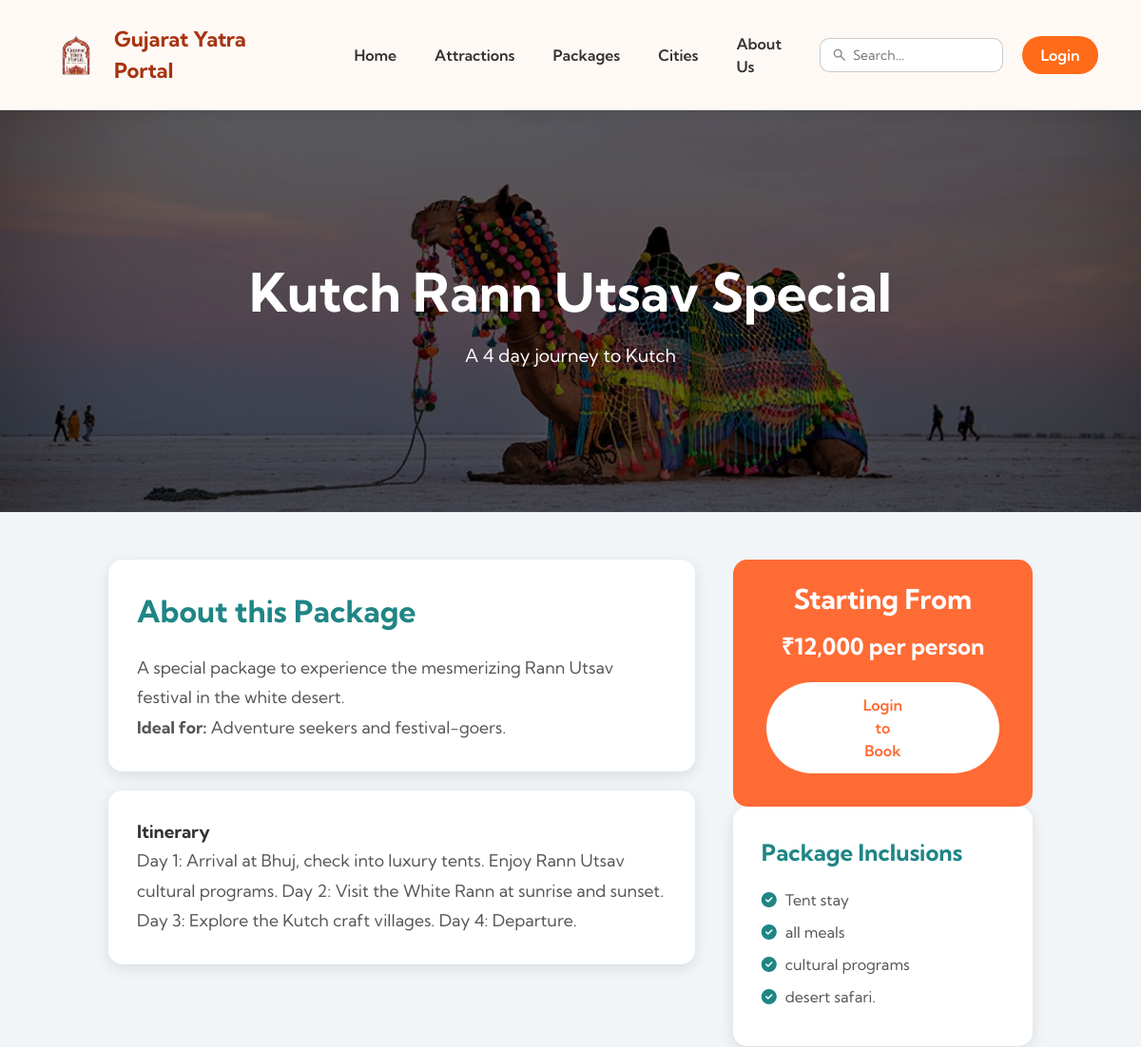
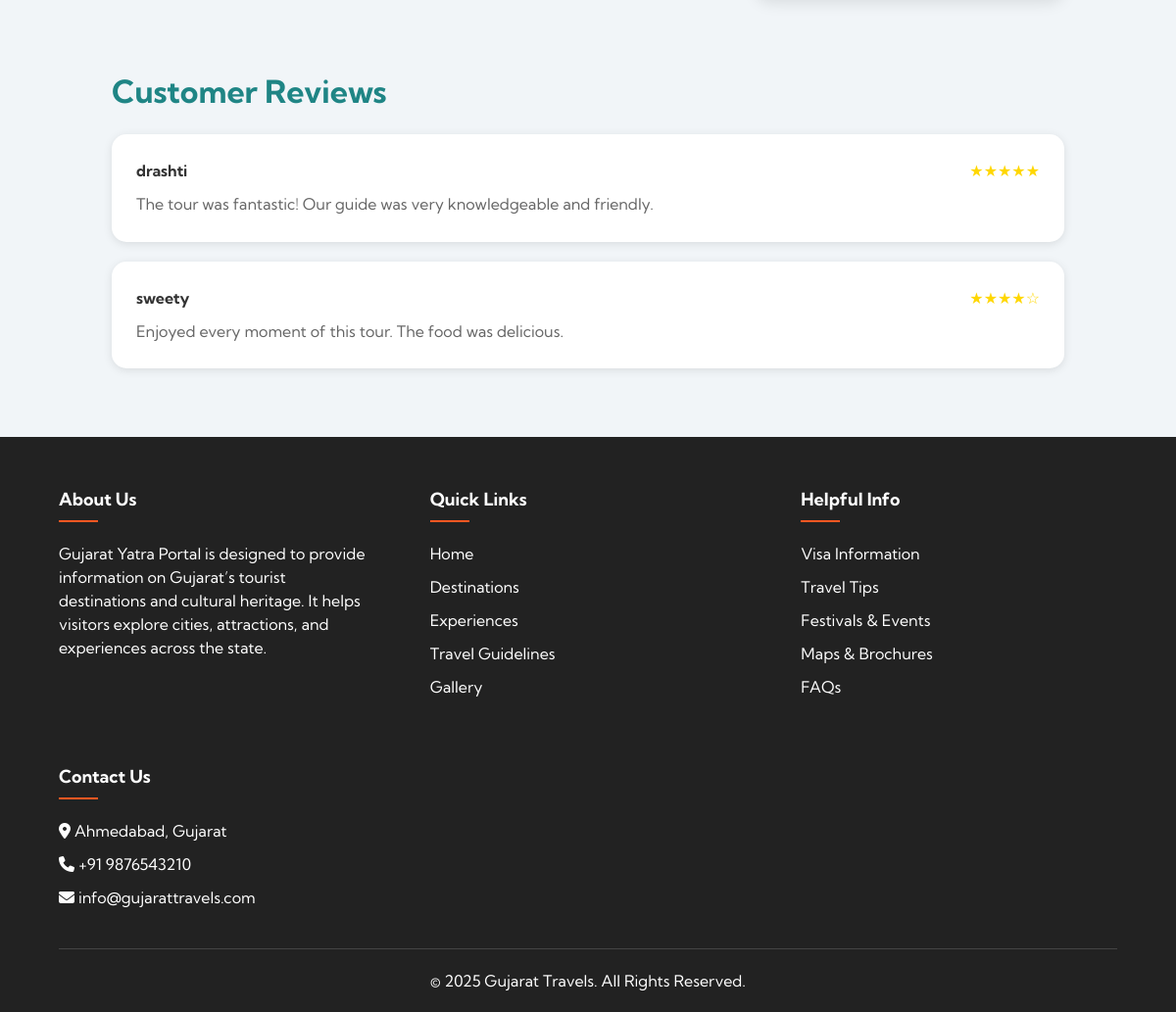
The page /package-detail.php?id=3 on the database its author committed (2 pictures, top to bottom).
### tables this page shows
CREATE TABLE `packages` (
  `package_id` int(11) NOT NULL,
  `name` varchar(255) NOT NULL,
  `description` text DEFAULT NULL,
  `price` decimal(10,2) NOT NULL,
  `duration_days` int(11) DEFAULT NULL,
  `inclusions` text DEFAULT NULL,
  `city_id` int(11) DEFAULT NULL,
  `image_url` varchar(255) DEFAULT NULL,
  `itinerary` text DEFAULT NULL,
  `ideal_for` varchar(255) DEFAULT NULL
);

CREATE TABLE `cities` (
  `city_id` int(11) NOT NULL,
  `city_name` varchar(255) NOT NULL,
  `description` text DEFAULT NULL,
  `image_url` varchar(255) DEFAULT NULL,
  `best_time_to_visit` varchar(255) DEFAULT NULL
);

CREATE TABLE `reviews` (
  `review_id` int(11) NOT NULL,
  `user_id` int(11) DEFAULT NULL,
  `package_id` int(11) DEFAULT NULL,
  `attraction_id` int(11) DEFAULT NULL,
  `rating` int(11) DEFAULT NULL CHECK (`rating` >= 1 and `rating` <= 5),
  `comment` text DEFAULT NULL,
  `date_posted` timestamp NOT NULL DEFAULT current_timestamp(),
  `status` enum('pending','approved','rejected') DEFAULT 'pending'
);

CREATE TABLE `users` (
  `user_id` int(11) NOT NULL,
  `username` varchar(255) NOT NULL,
  `email` varchar(255) NOT NULL,
  `password` varchar(255) NOT NULL,
  `created_at` timestamp NOT NULL DEFAULT current_timestamp(),
  `is_admin` tinyint(1) NOT NULL DEFAULT 0
);

### package-detail.php (the view, shortened to what this page needs)
<?php
include 'includes/db_connect.php';
include 'header.php';
$package_id = intval($_GET['id']);
$package_sql = "SELECT p.*, c.city_name FROM packages p JOIN cities c ON p.city_id = c.city_id WHERE p.package_id = ?";
$stmt_package = mysqli_prepare($conn, $package_sql);
mysqli_stmt_bind_param($stmt_package, "i", $package_id);
mysqli_stmt_execute($stmt_package);
$package_result = mysqli_stmt_get_result($stmt_package);
$package = mysqli_fetch_assoc($package_result);
$reviews_sql = "SELECT r.*, u.username FROM reviews r JOIN users u ON r.user_id = u.user_id WHERE r.package_id = ? AND r.status = 'approved' ORDER BY r.date_posted DESC";
$stmt_reviews = mysqli_prepare($conn, $reviews_sql);
mysqli_stmt_bind_param($stmt_reviews, "i", $package_id);
mysqli_stmt_execute($stmt_reviews);
$reviews_result = mysqli_stmt_get_result($stmt_reviews);
?>
<!DOCTYPE html>
<html lang="en">
<head>
    <link rel="stylesheet" href="assets/css/style.css">
    <link rel="stylesheet" href="https://cdnjs.cloudflare.com/ajax/libs/font-awesome/6.4.0/css/all.min.css">
</head>
<body>
    <section class="package-detail-hero">
        <div class="container">
            <h1><?php echo htmlspecialchars($package['name']); ?></h1>
            <p>A <?php echo htmlspecialchars($package['duration_days']); ?> day journey to <?php echo htmlspecialchars($package['city_name']); ?></p>
        </div>
    </section>
    <div class="bg-pattern">
        <section class="package-section">
            <div class="container">
                <div class="package-content-grid">
                    <div class="main-content">
                        <div class="details-card">
                            <h2>About this Package</h2>
                            <p><?php echo htmlspecialchars($package['description']); ?></p>
                            <?php if (isset($package['ideal_for']) && !empty($package['ideal_for'])): ?>
                                <p><strong>Ideal for:</strong> <?php echo htmlspecialchars($package['ideal_for']); ?></p>
                            <?php endif; ?>
                        </div>
                        <div class="details-card">
                            <h3>Itinerary</h3>
                            <?php if (isset($package['itinerary']) && !empty($package['itinerary'])): ?>
                                <p><?php echo nl2br(htmlspecialchars($package['itinerary'])); ?></p>
                            <?php else: ?>
                                <p>No itinerary available for this package.</p>
                            <?php endif; ?>
                        </div>
                    </div>
                    <div class="sidebar">
                        <div class="package-price-info">
                            <h3>Starting From</h3>
                            <p>₹<?php echo number_format($package['price']); ?> per person</p>
                            <?php if (isset($_SESSION['user_id'])): ?>
                                <a href="booking.php?package_id=<?php echo $package['package_id']; ?>" class="btn" style="background: white; color: #FF6B35; margin-top: 20px;">Book Now</a>
                            <?php else: ?>
                                <a href="login.php" class="btn" style="background: white; color: #FF6B35; margin-top: 20px;">Login to Book</a>
                            <?php endif; ?>
                        </div>
                        <div class="inclusions-card">
                            <h3>Package Inclusions</h3>
                            <ul>
                                <?php
                                $inclusions_list = explode(',', $package['inclusions']);
                                foreach ($inclusions_list as $item): ?>
                                    <li><i class="fas fa-check-circle" style="color: #1f8585ff; margin-right: 5px;"></i> <?php echo trim($item); ?></li>
                                <?php endforeach; ?>
                            </ul>
                        </div>
                    </div>
                </div>
                <div class="reviews-section">
                    <h3>Customer Reviews</h3>
                    <?php if (mysqli_num_rows($reviews_result) > 0): ?>
                        <?php while ($review = mysqli_fetch_assoc($reviews_result)):
                            $stars = str_repeat('★', $review['rating']) . str_repeat('☆', 5 - $review['rating']);
                        ?>
                            <div class="review-card">
                                <div class="review-header">
                                    <span class="user"><?php echo htmlspecialchars($review['username']); ?></span>
                                    <span class="rating-stars"><?php echo $stars; ?></span>
                                </div>
                                <p class="review-comment"><?php echo htmlspecialchars($review['comment']); ?></p>
                            </div>
                        <?php endwhile; ?>
                    <?php else: ?>
                        <p style="text-align: center; color: #666;">No reviews yet. Be the first to review this package!</p>
                    <?php endif; ?>
                </div>
            </div>
        </section>
    </div>
    <?php include "includes/footer.php"; ?>
</body>
</html>

### assets/css/style.css (style rules this page uses)
* { margin: 0; padding: 0; box-sizing: border-box; font-family: 'Kumbh Sans', sans-serif; }
a { text-decoration: none; color: inherit; }
body { color: #333; line-height: 1.5; background-color: var(--body); }
ul { list-style: none; }
.bg-pattern { opacity: 1; background-image: radial-gradient(#f78c44 0.75px, transparent 0.75px), radial-gradient(#f78c44 0.75px, #ffffff 0.75px); background-size: 30px 30px; background-position: 0 0, 15px 15px; }
.container { width: 90%; max-width: 1200px; margin: 0 auto; }
:root { --orange: #FC751C; --darkblue: #E55D09; --lightorange: #FF9E36; --background: #ffefe78e; --body: #fff9f5; --green: #079844; --yellow: #F3CF31; --red: #F62F32; --glass: #ffe6dda2; }
.btn { display: inline-block; padding: 10px 100px; background: var(--orange); color: white; border-radius: 50px; text-decoration: none; font-weight: 600; transition: all 0.3s; border: 2px solid transparent; cursor: pointer; margin: 10px 15px; margin-bottom: 15px; }

### rows shown on the page
packages: name "Kutch Rann Utsav Special", duration_days "4", city.city_name "Kutch", description "A special package to experience the mesmerizing Rann Utsav festival in the white desert.", ideal_for "Adventure seekers and festival-goers.", itinerary "Day 1: Arrival at Bhuj, check into luxury tents. Enjoy Rann Utsav cultural programs. Day 2: Visit the White Rann at sunrise and sunset. Day 3: Explore the Kutch craft villages. Day 4: Departure.", price "12,000", inclusions "Tent stay", inclusions "all meals", inclusions "cultural programs", inclusions "desert safari."
reviews: user.username "drashti", rating "★★★★★", comment "The tour was fantastic! Our guide was very knowledgeable and friendly."
reviews: user.username "sweety", rating "★★★★☆", comment "Enjoyed every moment of this tour. The food was delicious."
